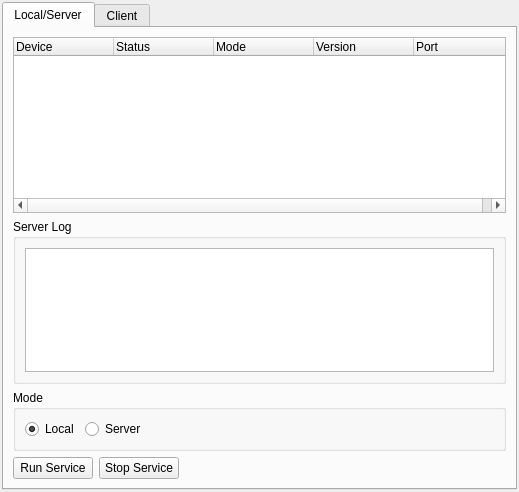
<?xml version="1.0" encoding="UTF-8"?>
<ui version="4.0">
 <class>DriverManager</class>
 <widget class="QWidget" name="DriverManager">
  <property name="geometry">
   <rect>
    <x>0</x>
    <y>0</y>
    <width>519</width>
    <height>492</height>
   </rect>
  </property>
  <property name="windowTitle">
   <string>Device Manager</string>
  </property>
  <layout class="QVBoxLayout">
   <property name="spacing">
    <number>2</number>
   </property>
   <property name="leftMargin">
    <number>2</number>
   </property>
   <property name="topMargin">
    <number>2</number>
   </property>
   <property name="rightMargin">
    <number>2</number>
   </property>
   <property name="bottomMargin">
    <number>2</number>
   </property>
   <item>
    <widget class="QTabWidget" name="ConfTabWidget">
     <property name="currentIndex">
      <number>0</number>
     </property>
     <widget class="QWidget" name="LocalTab">
      <attribute name="title">
       <string>Local/Server</string>
      </attribute>
      <layout class="QVBoxLayout" name="verticalLayout">
       <item>
        <widget class="QTreeWidget" name="localTreeWidget">
         <property name="sizePolicy">
          <sizepolicy hsizetype="Expanding" vsizetype="Expanding">
           <horstretch>0</horstretch>
           <verstretch>0</verstretch>
          </sizepolicy>
         </property>
         <property name="maximumSize">
          <size>
           <width>16777215</width>
           <height>16777215</height>
          </size>
         </property>
         <property name="selectionMode">
          <enum>QAbstractItemView::ExtendedSelection</enum>
         </property>
         <column>
          <property name="text">
           <string>Device</string>
          </property>
         </column>
         <column>
          <property name="text">
           <string>Status</string>
          </property>
         </column>
         <column>
          <property name="text">
           <string>Mode</string>
          </property>
         </column>
         <column>
          <property name="text">
           <string>Version</string>
          </property>
         </column>
         <column>
          <property name="text">
           <string>Port</string>
          </property>
         </column>
        </widget>
       </item>
       <item>
        <widget class="QGroupBox" name="serverLogBox">
         <property name="maximumSize">
          <size>
           <width>16777215</width>
           <height>180</height>
          </size>
         </property>
         <property name="title">
          <string>Server Log</string>
         </property>
         <layout class="QVBoxLayout" name="verticalLayout_2">
          <item>
           <widget class="QTextEdit" name="serverLogText">
            <property name="sizePolicy">
             <sizepolicy hsizetype="Preferred" vsizetype="Preferred">
              <horstretch>0</horstretch>
              <verstretch>0</verstretch>
             </sizepolicy>
            </property>
            <property name="maximumSize">
             <size>
              <width>16777215</width>
              <height>16777215</height>
             </size>
            </property>
            <property name="readOnly">
             <bool>true</bool>
            </property>
           </widget>
          </item>
         </layout>
        </widget>
       </item>
       <item>
        <widget class="QGroupBox" name="groupBox">
         <property name="sizePolicy">
          <sizepolicy hsizetype="Preferred" vsizetype="Minimum">
           <horstretch>0</horstretch>
           <verstretch>0</verstretch>
          </sizepolicy>
         </property>
         <property name="title">
          <string>Mode</string>
         </property>
         <property name="checked">
          <bool>false</bool>
         </property>
         <layout class="QHBoxLayout">
          <property name="spacing">
           <number>6</number>
          </property>
          <property name="leftMargin">
           <number>9</number>
          </property>
          <property name="topMargin">
           <number>9</number>
          </property>
          <property name="rightMargin">
           <number>9</number>
          </property>
          <property name="bottomMargin">
           <number>9</number>
          </property>
          <item>
           <widget class="QRadioButton" name="localR">
            <property name="text">
             <string>Local</string>
            </property>
            <property name="checked">
             <bool>true</bool>
            </property>
           </widget>
          </item>
          <item>
           <widget class="QRadioButton" name="serverR">
            <property name="sizePolicy">
             <sizepolicy hsizetype="Preferred" vsizetype="Preferred">
              <horstretch>0</horstretch>
              <verstretch>0</verstretch>
             </sizepolicy>
            </property>
            <property name="text">
             <string>Server</string>
            </property>
           </widget>
          </item>
          <item>
           <spacer name="horizontalSpacer">
            <property name="orientation">
             <enum>Qt::Horizontal</enum>
            </property>
            <property name="sizeHint" stdset="0">
             <size>
              <width>40</width>
              <height>20</height>
             </size>
            </property>
           </spacer>
          </item>
         </layout>
        </widget>
       </item>
       <item>
        <layout class="QHBoxLayout">
         <property name="spacing">
          <number>6</number>
         </property>
         <property name="leftMargin">
          <number>0</number>
         </property>
         <property name="topMargin">
          <number>0</number>
         </property>
         <property name="rightMargin">
          <number>0</number>
         </property>
         <property name="bottomMargin">
          <number>0</number>
         </property>
         <item>
          <widget class="QPushButton" name="runServiceB">
           <property name="text">
            <string>Run Service</string>
           </property>
          </widget>
         </item>
         <item>
          <widget class="QPushButton" name="stopServiceB">
           <property name="text">
            <string>Stop Service</string>
           </property>
          </widget>
         </item>
         <item>
          <spacer>
           <property name="orientation">
            <enum>Qt::Horizontal</enum>
           </property>
           <property name="sizeType">
            <enum>QSizePolicy::Expanding</enum>
           </property>
           <property name="sizeHint" stdset="0">
            <size>
             <width>61</width>
             <height>20</height>
            </size>
           </property>
          </spacer>
         </item>
        </layout>
       </item>
      </layout>
     </widget>
     <widget class="QWidget" name="clientTab">
      <attribute name="title">
       <string>Client</string>
      </attribute>
      <layout class="QGridLayout">
       <property name="leftMargin">
        <number>9</number>
       </property>
       <property name="topMargin">
        <number>9</number>
       </property>
       <property name="rightMargin">
        <number>9</number>
       </property>
       <property name="bottomMargin">
        <number>9</number>
       </property>
       <property name="spacing">
        <number>6</number>
       </property>
       <item row="2" column="1">
        <spacer>
         <property name="orientation">
          <enum>Qt::Vertical</enum>
         </property>
         <property name="sizeHint" stdset="0">
          <size>
           <width>20</width>
           <height>40</height>
          </size>
         </property>
        </spacer>
       </item>
       <item row="0" column="1">
        <widget class="QGroupBox" name="h">
         <property name="title">
          <string>Hosts</string>
         </property>
         <layout class="QVBoxLayout">
          <property name="spacing">
           <number>6</number>
          </property>
          <property name="leftMargin">
           <number>9</number>
          </property>
          <property name="topMargin">
           <number>9</number>
          </property>
          <property name="rightMargin">
           <number>9</number>
          </property>
          <property name="bottomMargin">
           <number>9</number>
          </property>
          <item>
           <widget class="QPushButton" name="addB">
            <property name="text">
             <string>Add</string>
            </property>
           </widget>
          </item>
          <item>
           <widget class="QPushButton" name="modifyB">
            <property name="text">
             <string>Modify...</string>
            </property>
           </widget>
          </item>
          <item>
           <widget class="QPushButton" name="removeB">
            <property name="text">
             <string>Remove</string>
            </property>
           </widget>
          </item>
         </layout>
        </widget>
       </item>
       <item row="0" column="0" rowspan="3">
        <widget class="QTreeWidget" name="clientTreeWidget">
         <column>
          <property name="text">
           <string>Status</string>
          </property>
         </column>
         <column>
          <property name="text">
           <string>Name</string>
          </property>
         </column>
         <column>
          <property name="text">
           <string>Port</string>
          </property>
         </column>
        </widget>
       </item>
       <item row="1" column="1">
        <widget class="QGroupBox" name="groupBox_3">
         <property name="title">
          <string>Connection</string>
         </property>
         <layout class="QVBoxLayout">
          <property name="spacing">
           <number>6</number>
          </property>
          <property name="leftMargin">
           <number>9</number>
          </property>
          <property name="topMargin">
           <number>9</number>
          </property>
          <property name="rightMargin">
           <number>9</number>
          </property>
          <property name="bottomMargin">
           <number>9</number>
          </property>
          <item>
           <widget class="QPushButton" name="connectHostB">
            <property name="text">
             <string>Connect</string>
            </property>
           </widget>
          </item>
          <item>
           <widget class="QPushButton" name="disconnectHostB">
            <property name="text">
             <string>Disconnect</string>
            </property>
           </widget>
          </item>
         </layout>
        </widget>
       </item>
      </layout>
     </widget>
    </widget>
   </item>
  </layout>
 </widget>
 <customwidgets>
  <customwidget>
   <class>QTabWidget</class>
   <extends>QTabWidget</extends>
   <header>ktabwidget.h</header>
   <container>1</container>
  </customwidget>
 </customwidgets>
 <resources/>
 <connections/>
</ui>
